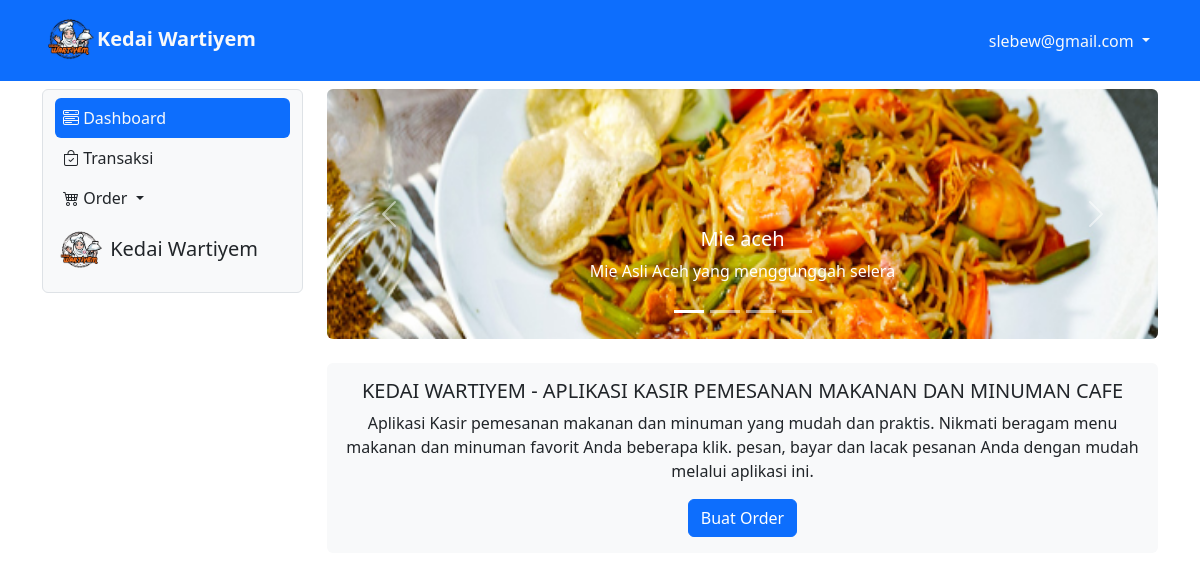
/app/dashboard (signed in), run on the app's committed database.
### tables this page shows
CREATE TABLE `tb_daftar_menu` (
  `id` int(11) NOT NULL,
  `foto` varchar(200) DEFAULT NULL,
  `nama_menu` varchar(200) DEFAULT NULL,
  `keterangan` varchar(200) DEFAULT NULL,
  `kategori` int(11) DEFAULT NULL,
  `harga` varchar(50) DEFAULT NULL,
  `stok` varchar(300) DEFAULT NULL
);

### app/Dashboard.php (the view, shortened to what this page needs)
<?php
include "../proses/connect.php";
$query = mysqli_query($conn, "SELECT * FROM tb_daftar_menu");
while ($row = mysqli_fetch_array($query)) {
    $result[] = $row;
}
?>
<div class="col-lg-9 mt-2">
    <div id="carouselExampleCaptions" class="carousel slide" data-bs-ride="carousel">
        <div class="carousel-indicators">
            <?php
            $slide = 0;
            $firstSlideButton = true;
            foreach ($result as $dataTombol) {
                ($firstSlideButton) ? $aktif = "active" : $aktif = "";
                $firstSlideButton = false;
            ?>
                <button type="button" data-bs-target="#carouselExampleCaptions" data-bs-slide-to="<?php echo $slide ?>" class="<?php echo $aktif ?>" aria-current="true" aria-label="Slide <?php echo $slide + 1 ?>"></button>
            <?php
                $slide++;
            } ?>
        </div>
        <div class="carousel-inner rounded">
            <?php
            $firstSlide = true;
            foreach ($result as $data) {
                ($firstSlide) ? $aktif = "active" : $aktif = "";
                $firstSlide = false;
            ?>
                <div class="carousel-item <?php echo $aktif ?>">
                    <img src="../img/<?php echo $data['foto'] ?>" class="img-fluid" style="height: 250px; width: 1000px; object-fit: cover" alt="...">
                    <div class="carousel-caption d-none d-md-block">
                        <h5><?php echo $data['nama_menu'] ?></h5>
                        <p><?php echo $data['keterangan'] ?></p>
                    </div>
                </div>
            <?php } ?>
        </div>
        <button class="carousel-control-prev" type="button" data-bs-target="#carouselExampleCaptions" data-bs-slide="prev">
            <span class="carousel-control-prev-icon" aria-hidden="true"></span>
        </button>
        <button class="carousel-control-next" type="button" data-bs-target="#carouselExampleCaptions" data-bs-slide="next">
            <span class="carousel-control-next-icon" aria-hidden="true"></span>
        </button>
    </div>
    <div class="card mt-4 border-0 bg-light">
        <div class="card-body text-center">
            <h5 class="card-title">KEDAI WARTIYEM - APLIKASI KASIR PEMESANAN MAKANAN DAN MINUMAN CAFE</h5>
            <p class="card-text">Aplikasi Kasir pemesanan makanan dan minuman yang mudah dan praktis. Nikmati beragam menu makanan dan minuman favorit Anda beberapa klik. pesan, bayar dan lacak pesanan Anda dengan mudah melalui aplikasi ini.</p>
            <a href="order" class="btn btn-primary">Buat Order</a>
        </div>
    </div>
</div>

### data on the page
tb_daftar_menu: foto (picture), nama_menu "Mie aceh", keterangan "Mie Asli Aceh yang menggunggah selera"

### other printed values
$_SESSION['username_kedai'] "slebew@gmail.com"
